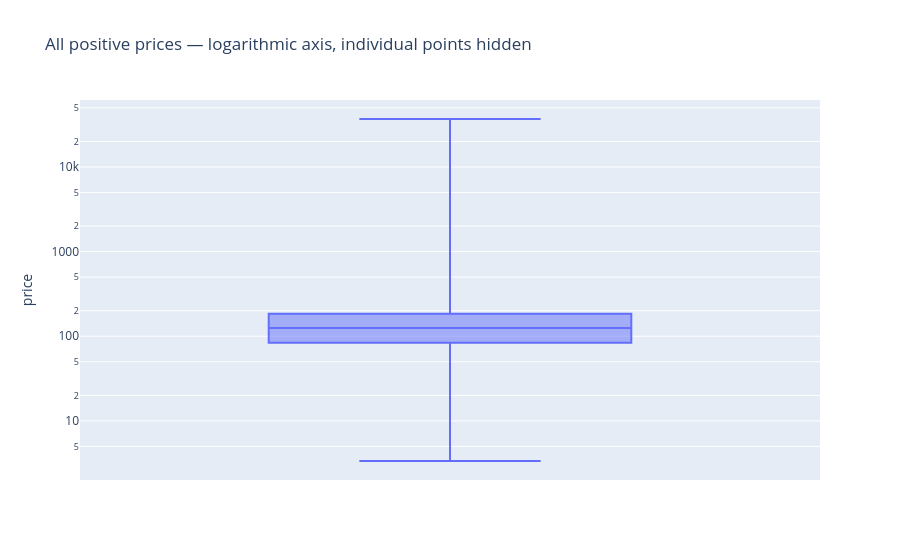

Notebook source saved alongside this figure:
### Code cell
q1 = priced['price'].quantile(0.25)
q3 = priced['price'].quantile(0.75)
iqr = q3 - q1
lower_limit = q1 - 1.5 * iqr
upper_limit = q3 + 1.5 * iqr
price_outliers = priced[
    (priced['price'] < lower_limit) | (priced['price'] > upper_limit)
]
print('IQR limits:', round(lower_limit, 2), 'to', round(upper_limit, 2))
print('Flagged listings:', len(price_outliers))
print('Percent of priced listings:', round(len(price_outliers) / len(priced) * 100, 2))
px.box(
    priced, y='price', points=False, log_y=True,
    title='All positive prices — logarithmic axis, individual points hidden'
).show()

### Figure 1 — Plotly figure (JSON) as saved in the notebook; plotly's stock layout.template omitted (floating-point values rounded to 4 significant figures; data arrays with more than 128 entries replaced by an {"elided": "..."} marker saying what was removed)
{"data": [{"alignmentgroup": "True", "boxpoints": false, "hovertemplate": "price=%{y}<extra></extra>", "legendgroup": "", "marker": {"color": "#636efa"}, "name": "", "notched": false, "offsetgroup": "", "orientation": "v", "showlegend": false, "type": "box", "x0": " ", "xaxis": "x", "y": {"elided": "19172 float values"}, "y0": " ", "yaxis": "y"}], "layout": {"boxmode": "group", "legend": {"tracegroupgap": 0}, "title": {"text": "All positive prices — logarithmic axis, individual points hidden"}, "xaxis": {"anchor": "y", "domain": [0, 1]}, "yaxis": {"anchor": "x", "domain": [0, 1], "title": {"text": "price"}, "type": "log"}}}
